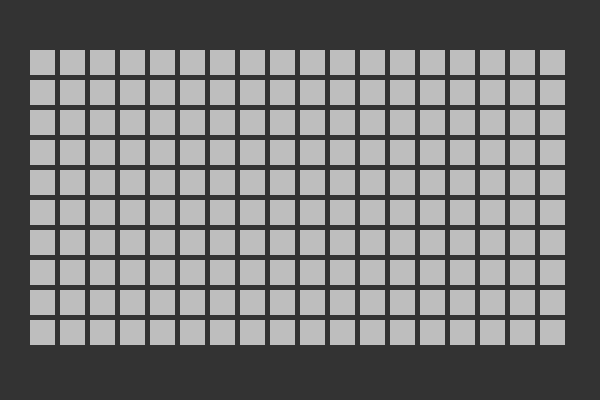
Frame 1 (no input)
Frame 60 (no input): identical to frame 1, image omitted
Frame 120 (the mouse pressed at the canvas centre since frame 60): identical to frame 1, image omitted

The p5.js sketch that drew this single still picture (run headless with seeded random() and noise() and a simulated clock; from frame 60 on, the mouse is pressed at the canvas centre):

// p5.js sketch
// ── sketch.js
var cols = 18;
var rows = 10;

var w = 25;
var space = 5;

var grid;

var xMargine, yMargine;


function setup() {
  createCanvas(600, 400);

  xMargine = (width - (w + space) * cols);
  yMargine = (height - (w + space) * rows);

  grid = make2DArray(cols, rows);


  for (var i = 0; i < cols; i++) {
      for (var j = 0; j < rows; j++) {
          var x = xMargine/2 + (i * w) + (space * i);
          var y = yMargine/2 + (j * w) + (space * j);
          grid[i][j] = new Cell(x, y, w);

      }
  }
}

function draw() {
  background(51);

  for (var i = 0; i < cols; i++) {
      for (var j = 0; j < rows; j++) {
          grid[i][j].display();
          grid[i][j].checkHover();
      }
  }
}


function make2DArray(cols, rows) {
    var grid = new Array(cols);
    for(var i = 0; i < cols; i++) {
        grid[i] = new Array(rows);
    }
    return grid;
}

// ── cell.js
function Cell(x_, y_, w_) {
    this.x = x_;
    this.y = y_;
    this.w = w_;
    this.hovering = false;

    this.display = function() {
        noStroke();
        fill(190);
        rect(this.x, this.y, this.w, this.w);
        if (this.hovering) {
            strokeWeight(2);
            stroke(133, 188, 107);
            noFill();
            rect(this.x, this.y, this.w - 1, this.w - 1);
        }
    }

    this.checkHover = function() {
        if (mouseX > this.x && mouseX < this.x + this.w && mouseY > this.y && mouseY < this.y + this.w) {
            this.hovering = true;
        } else {
            this.hovering = false;
        }
    }
}
